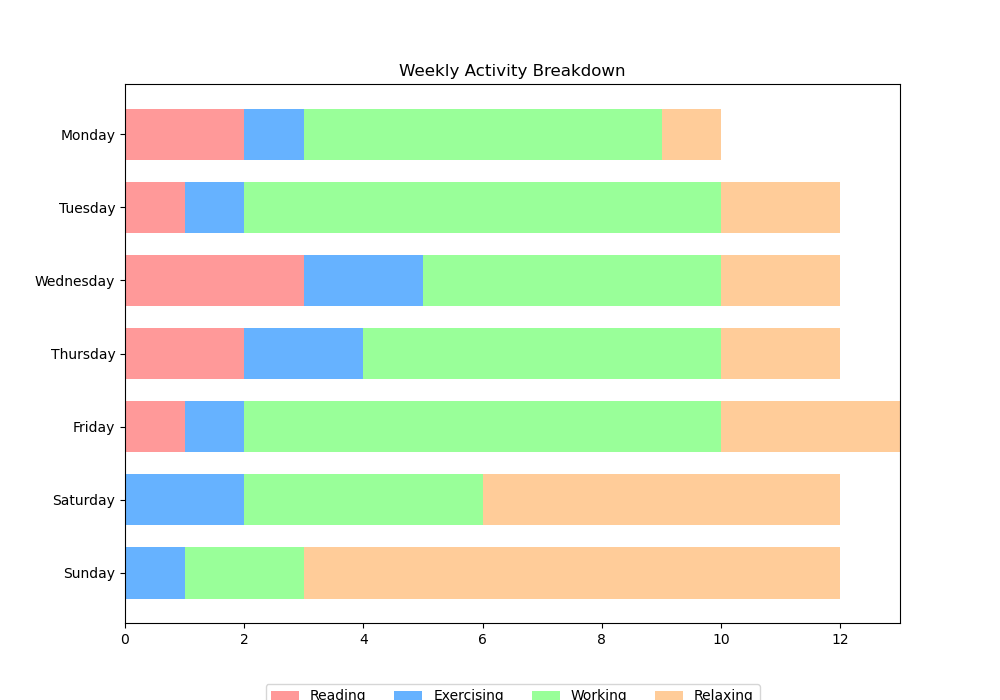

Generate this figure with Python:
import matplotlib.pyplot as plt
import numpy as np

# Data
categories = ['Monday', 'Tuesday', 'Wednesday', 'Thursday', 'Friday', 'Saturday', 'Sunday']
reading = [2, 1, 3, 2, 1, 0, 0]
exercising = [1, 1, 2, 2, 1, 2, 1]
working = [6, 8, 5, 6, 8, 4, 2]
relaxing = [1, 2, 2, 2, 3, 6, 9]

# Data formatting
data = np.array([reading, exercising, working, relaxing])
data_cum = data.cumsum(axis=0)
category_colors = ['#FF9999', '#66B2FF', '#99FF99', '#FFCC99']

# Chart settings
fig, ax = plt.subplots(figsize=(10, 7))
ax.invert_yaxis()
ax.set_xlim(0, np.sum(data, axis=0).max())

# Plotting
for i, (colname, color) in enumerate(zip(['Reading', 'Exercising', 'Working', 'Relaxing'], category_colors)):
    widths = data[i]
    starts = data_cum[i] - widths
    rects = ax.barh(categories, widths, left=starts, height=0.7, label=colname, color=color)

# Adding text
ax.set_title('Weekly Activity Breakdown')
ax.legend(ncol=len(category_colors), bbox_to_anchor=(0.5, -0.1), loc='upper center')
plt.show()
